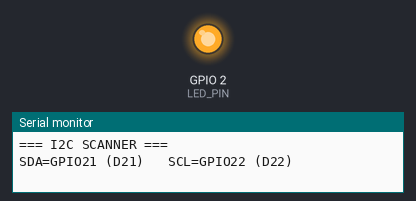
This sketch was run on a simulated ESP32. Parts: output pins drawn as LEDs (lit = HIGH), the last lines printed to the serial monitor.

Above: at 1.06 s.
At 3.1 s:
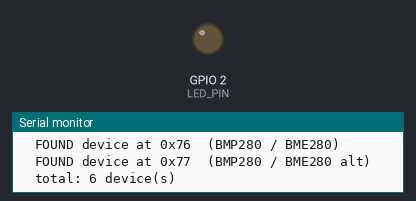
Timing chart, 0 to 9.6 s (numbered marks = the images above):
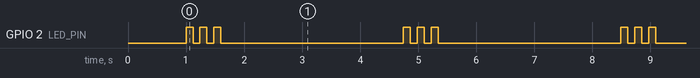

Measured:
- by itself, GPIO 2 (LED_PIN): repeats every 3.7 s: 2 × (LOW 0.12 s, HIGH 0.12 s), LOW 3.1 s, HIGH 0.12 s
- by itself, everything shown: repeats every 3.7 s, in 6 steps

The sketch:

glove_esp32.ino
```cpp
// I2C SCANNER - diagnostic only.
// Scans the default ESP32 I2C bus (SDA=21, SCL=22) and identifies common IMUs.
#include <Wire.h>

static const int LED_PIN = 2;

void setup() {
  pinMode(LED_PIN, OUTPUT);
  Serial.begin(115200);
  delay(1000);
  Serial.println();
  Serial.println("=== I2C SCANNER ===");
  Serial.println("SDA=GPIO21 (D21)   SCL=GPIO22 (D22)");
  Wire.begin(21, 22);
}

void loop() {
  // Heartbeat: 3 quick blinks at the start of each scan cycle.
  for (int i = 0; i < 3; i++) {
    digitalWrite(LED_PIN, HIGH); delay(120);
    digitalWrite(LED_PIN, LOW);  delay(120);
  }

  Serial.println("--- scan ---");
  int found = 0;
  for (uint8_t addr = 1; addr < 127; addr++) {
    Wire.beginTransmission(addr);
    uint8_t err = Wire.endTransmission();
    if (err == 0) {
      Serial.printf("  FOUND device at 0x%02X", addr);
      if (addr == 0x68) Serial.print("  (MPU6050 / MPU9250 / ICM-20948)");
      if (addr == 0x69) Serial.print("  (MPU6050 alt / ICM-20948 alt)");
      if (addr == 0x28) Serial.print("  (BNO055)");
      if (addr == 0x29) Serial.print("  (BNO055 alt)");
      if (addr == 0x76) Serial.print("  (BMP280 / BME280)");
      if (addr == 0x77) Serial.print("  (BMP280 / BME280 alt)");
      if (addr == 0x1E) Serial.print("  (HMC5883 mag)");
      if (addr == 0x0D) Serial.print("  (QMC5883 mag)");
      Serial.println();
      found++;
    }
  }
  if (found == 0) {
    Serial.println("  NO devices found on the bus.");
    Serial.println("  -> check VCC=3V3, GND, SDA=D21, SCL=D22");
  } else {
    Serial.printf("  total: %d device(s)\n", found);
  }
  Serial.println();
  delay(3000);
}
```
